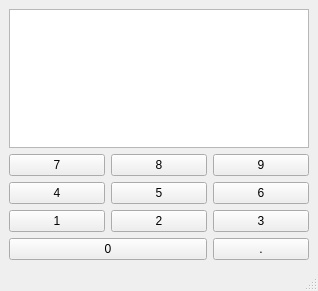
<?xml version="1.0" encoding="UTF-8"?>
<ui version="4.0">
 <class>MainWindow</class>
 <widget class="QMainWindow" name="MainWindow">
  <property name="geometry">
   <rect>
    <x>0</x>
    <y>0</y>
    <width>318</width>
    <height>291</height>
   </rect>
  </property>
  <property name="windowTitle">
   <string>MainWindow</string>
  </property>
  <widget class="QWidget" name="centralwidget">
   <layout class="QGridLayout" name="gridLayout_2">
    <item row="0" column="0">
     <layout class="QGridLayout" name="gridLayout">
      <item row="2" column="1">
       <widget class="QPushButton" name="pushButton_5">
        <property name="text">
         <string>5</string>
        </property>
       </widget>
      </item>
      <item row="3" column="1">
       <widget class="QPushButton" name="pushButton_7">
        <property name="text">
         <string>2</string>
        </property>
       </widget>
      </item>
      <item row="4" column="0" colspan="2">
       <widget class="QPushButton" name="pushButton_10">
        <property name="text">
         <string>0</string>
        </property>
       </widget>
      </item>
      <item row="3" column="0">
       <widget class="QPushButton" name="pushButton_8">
        <property name="text">
         <string>1</string>
        </property>
       </widget>
      </item>
      <item row="1" column="2">
       <widget class="QPushButton" name="pushButton_4">
        <property name="text">
         <string>9</string>
        </property>
       </widget>
      </item>
      <item row="1" column="1">
       <widget class="QPushButton" name="pushButton_3">
        <property name="text">
         <string>8</string>
        </property>
       </widget>
      </item>
      <item row="3" column="2">
       <widget class="QPushButton" name="pushButton_9">
        <property name="text">
         <string>3</string>
        </property>
       </widget>
      </item>
      <item row="2" column="0">
       <widget class="QPushButton" name="pushButton_2">
        <property name="text">
         <string>4</string>
        </property>
       </widget>
      </item>
      <item row="1" column="0">
       <widget class="QPushButton" name="pushButton">
        <property name="text">
         <string>7</string>
        </property>
       </widget>
      </item>
      <item row="2" column="2">
       <widget class="QPushButton" name="pushButton_6">
        <property name="text">
         <string>6</string>
        </property>
       </widget>
      </item>
      <item row="4" column="2">
       <widget class="QPushButton" name="pushButton_11">
        <property name="text">
         <string>.</string>
        </property>
       </widget>
      </item>
      <item row="0" column="0" colspan="3">
       <widget class="QTextBrowser" name="textBrowser"/>
      </item>
     </layout>
    </item>
   </layout>
  </widget>
  <widget class="QMenuBar" name="menubar">
   <property name="geometry">
    <rect>
     <x>0</x>
     <y>0</y>
     <width>318</width>
     <height>18</height>
    </rect>
   </property>
  </widget>
  <widget class="QStatusBar" name="statusbar"/>
 </widget>
 <resources/>
 <connections/>
</ui>
